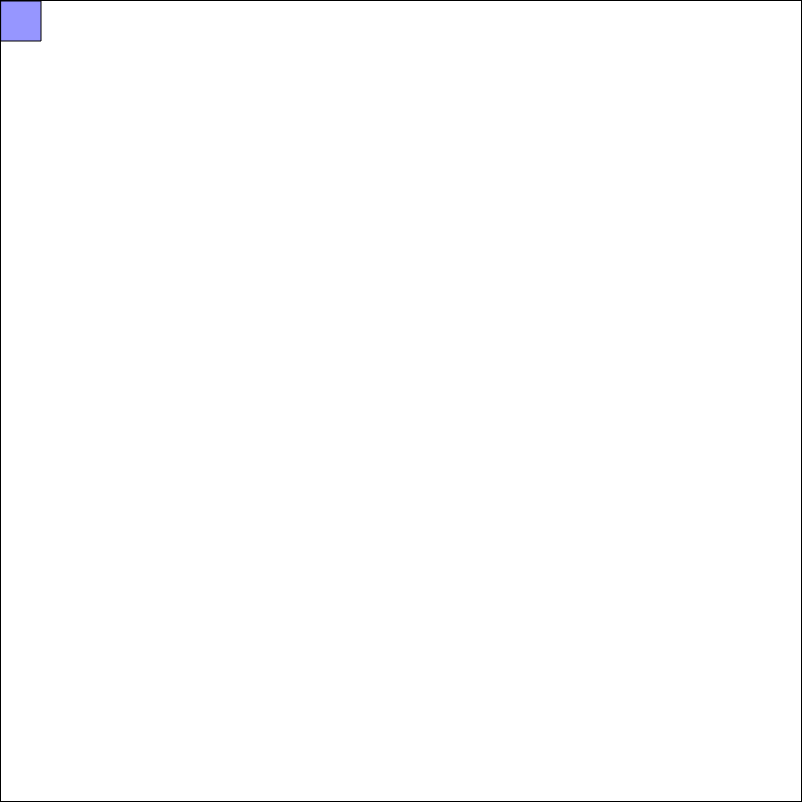
Frame 1 (no input)
Frame 60 (no input): identical to frame 1, image omitted
Frame 120 (the mouse pressed at the canvas centre since frame 60): identical to frame 1, image omitted

The p5.js sketch that drew this single still picture (run headless with seeded random() and noise() and a simulated clock; from frame 60 on, the mouse is pressed at the canvas centre):

// p5.js sketch
// ── sketch.js
let canvas;
let canvasSize;

let gridSize;
let cellSize;

let letterGrid;
let position;

let frameCount;

let availableKeys;


function createGrid(rowNum, colNum, defaultValue) {
  let grid = [];
  for (let i = 0; i < rowNum; i++) {
    grid[i] = [];
    for (let j = 0; j < colNum; j++) {
      grid[i][j] = defaultValue;
    }
  }
  return grid;
}

function setup() {
  frameCount = 0;
  availableKeys = [
    " ",
    "A",
    "B",
    "C",
    "D",
    "E",
    "F",
    "G",
    "H",
    "I",
    "J",
    "K",
    "L",
    "M",
    "N",
    "O",
    "P",
    "Q",
    "R",
    "S",
    "T",
    "U",
    "V",
    "W",
    "X",
    "Y",
    "Z",
  ];

  gridSize = 20;
  canvasSize = 800;
  cellSize = Math.floor(canvasSize / gridSize);

  canvas = createCanvas(canvasSize, canvasSize);
  canvas.style("border: 1px solid black");

  letterGrid = createGrid(gridSize, gridSize, "");

  position = { x: 0, y: 0 };

  fill(255, 255, 255);

  textAlign(CENTER, CENTER);
  textFont("monospace", 35);
}

function draw() {
  background(255);
  stroke(0, 0, 0, 255)
  fill(150, 150, 255);
  rect(position.x * cellSize, position.y * cellSize, cellSize, cellSize);
  for (let i = 0; i < gridSize; i++) {
    for (let j = 0; j < gridSize; j++) {
      const letter = letterGrid[i][j];

      if (letter != "") {
        fill(225, 225, 225);
        stroke(0, 0, 0, 255);
        rect(j * cellSize, i * cellSize, cellSize, cellSize);
        if (position.x == j && position.y == i) {
          fill(255, 255, 255);
        } else {
          fill(0, 0, 0);
        }
        stroke(0, 0, 0, 0);
        text(letter, cellSize / 2 + j * cellSize, cellSize / 2 + i * cellSize);
      } else {
        fill(255, 255, 255, 0);
      }
    }
    
    
    // line(0, i * cellSize, gridSize * cellSize, i * cellSize);
    // line(i * cellSize, 0, i * cellSize, gridSize * cellSize);
  }

}

function keyPressed() {
  if (keyCode == UP_ARROW) {
    if (position.y > 0) {
      position.y--;
    }
  }
  else if (keyCode == LEFT_ARROW) {
    if (position.x > 0) {
      position.x--;
    }
  }
  else if (keyCode == DOWN_ARROW) {
    if (position.y < gridSize - 1) {
      position.y++;
    }
  }
  else if (keyCode == RIGHT_ARROW) {
    if (position.x < gridSize - 1) {
      position.x++;
    }
  }
  else if (keyCode == BACKSPACE) {
    letterGrid[position.y][position.x] = "";
  }
  
}

function keyTyped() {
  letterGrid[position.y][position.x] = key.toUpperCase();
}
